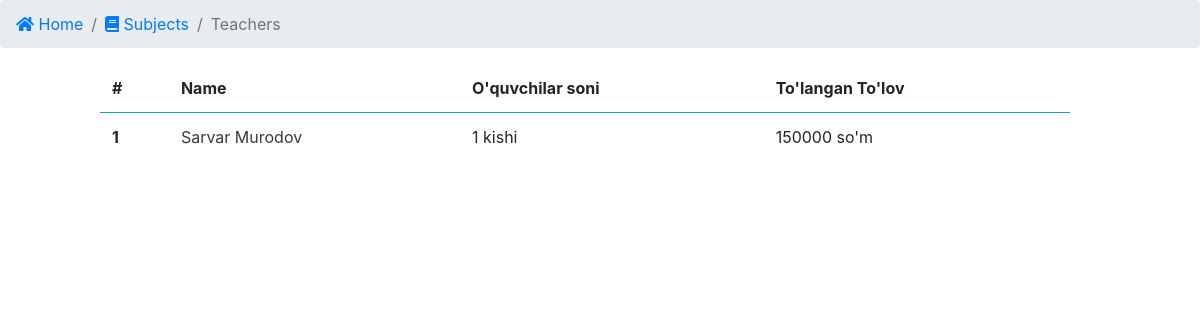
Screenshot of /profile/tea/2/ (signed in) with the database file from the repository.
### app/models.py (models this page shows, shortened)
class Teacher(models.Model):
    f_name = models.CharField(_("To'liq ismi"), max_length=100)
    subject = models.ForeignKey(Subject, verbose_name=_("O'qitadigan fani"), on_delete=models.CASCADE)
    address = models.CharField(_("Manzil"), max_length=100)
    phone_num = models.CharField(_("Telefon raqami"), max_length=9)
    registred_time = models.DateTimeField(_("royhatga olingan vaqt"), auto_now_add=True)
    """Bitta fan uchun shu oyda qancha tolanganligini ko'rsatadi"""
    @property
    def this_month_payment(self):
        oy = int(datetime.now().month)
        payment = self.payment_set.all()
        this_month = []
        for i in payment:
            if i.payed_date.month == oy:
                this_month.append(i)
        total = sum([i.payment for i in this_month])
        return total
    """Bitta o'qituvchi qancha oylik olishligini ko'rsatadi"""
    """Hamma o'qituvchi qancha olishligini ko'rsatadi"""
    """Bitta O'qituvchida nechta o'quvchi borligini ko'rsatadi"""
    @property
    def self_students(self):
        student = self.student_set.all().count()
        return student

class Payment(models.Model):
    student = models.ForeignKey(Student, verbose_name=_("Talaba"), on_delete=models.CASCADE)
    subject = models.ForeignKey(Subject, verbose_name=_("Qaysi fan uchun"), on_delete=models.CASCADE)
    teacher = models.ForeignKey(Teacher, verbose_name=_("O'qituvchisi"), on_delete=models.CASCADE)
    payment = models.IntegerField(_("Tolov summasi"), default=0)
    payed_date = models.DateTimeField(_("To'langan vaqt"), auto_now_add=True)
    """To'langan umumiy summa olish"""
    """O'qituvchilarga To'lanadigan umumiy summa"""
    """Centerning umumiy harajatlari"""
    """Centerga qoladigan soft foyda"""

### app/views.py (the view)
# urls.py: path("tea/<id_sub>/", Teachers, name="Teacher"),
def Teachers(request, id_sub):
    tea = Teacher.objects.filter(subject=id_sub)
    context = {
        'tea':tea,
        'id_sub':id_sub,
    }
    return render(request, 'sections/teachers.html', context)

### app/templates/sections/teachers.html (shortened to what this page needs)
{% extends "index.html" %}
{% block content %}
<nav aria-label="breadcrumb">
    <ol class="breadcrumb">
        <li class="breadcrumb-item"><a href="/"><i class="fas fa-home"></i> Home</a></li>
        <li class="breadcrumb-item"><a href="{% url 'app:Subject' %}"><i class="fas fa-book"></i> Subjects</a></li>
        <li class="breadcrumb-item active" aria-current="page">Teachers</li>
    </ol>
</nav>
<div class="container1">
    <div class="row" style="margin-right: 15px;">
        <div class="col-md-10 m-auto">
            <table class="table table-hover table-borderless">
                <thead class="border-bottom border-info">
                    <tr>
                        <th scope="col">#</th>
                        <th scope="col">Name</th>
                        <th scope="col">O'quvchilar soni</th>
                        <th scope="col">To'langan To'lov</th>
                    </tr>
                </thead>
                <tbody>
                    {% for i in tea %}
                        <tr>
                            <th scope="row"> {{ forloop.counter }} </th>
                            <td> <a href="{% url 'app:Student' id_tea=i.id %}" class="text-dark"> {{ i.f_name }} </a> </td>
                            <td> {{ i.self_students }} kishi</td>
                            <td> {{ i.this_month_payment }} so'm</td>
                        </tr>
                    {% endfor %}
                </tbody>
            </table>
        </div>
    </div>
</div>
{% endblock content %}

### rows the page displays
Teacher: f_name "Sarvar Murodov", self_students "1", this_month_payment "150000"
